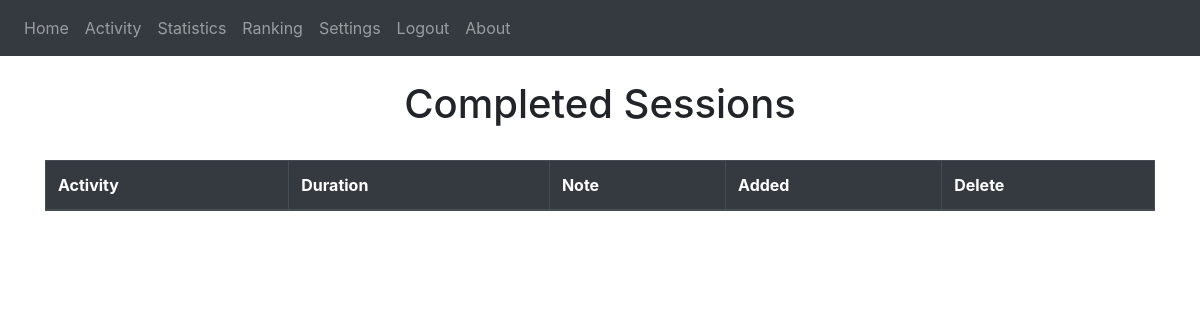
The app's page /activity (signed in), older data.
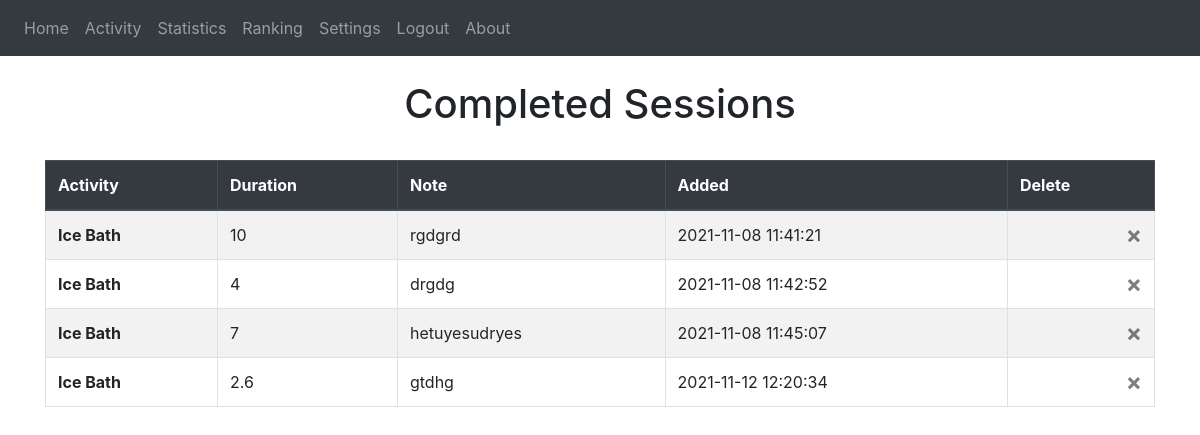
The same page, newer data.
### website/models.py (models this page shows)
class Note(db.Model):
    id = db.Column(db.Integer, primary_key=True)
    data = db.Column(db.String(10000))
    time = db.Column(db.Integer)
    activity = db.Column(db.String(1000))
    date = db.Column(db.DateTime(timezone=True), default=func.now())
    user_id = db.Column(db.Integer, db.ForeignKey('user.id'))

### website/auth.py (the view)
@auth.route('/activity')
@login_required
def activity():
    return render_template('activity.html', user=current_user)

### website/__init__.py (called while the page is built)
def create_app():
    app = Flask(__name__)
    app.config['SECRET_KEY'] = 'jhdsgf dshjgfj'
    app.config['SQLALCHEMY_DATABASE_URI'] = f'sqlite:///{DB_NAME}'
    app.config['SQLALCHEMY_TRACK_MODIFICATIONS'] = False
    db.init_app(app)
    from .views import views
    from .auth import auth
    app.register_blueprint(views, url_prefix='/')
    app.register_blueprint(auth, url_prefix='/')
    from .models import User
    from .models import Note
    create_database(app)
    login_manager = LoginManager()
    login_manager.login_view = 'auth.login'
    login_manager.init_app(app)
    @login_manager.user_loader
    def load_user(id):
        return User.query.get(int(id))
    return app

### website/templates/activity.html
{% extends "base.html" %} {% block title %}Activity{% endblock %}
{% block content %}
<br />
<h1 align="center">Completed Sessions</h1>
<br />
<table class="table table-striped table-bordered">
  <thead class="thead-dark">
    <tr>
      <th scope="col">Activity</th>
      <th scope="col">Duration</th>
      <th scope="col">Note</th>
      <th scope="col">Added</th>
        <th scope="col">Delete</th>
    </tr>
  </thead>
  <tbody>
  {% for note in user.notes %}
    <tr>
      <th scope="row">{{note.activity}}</th>
      <td>{{note.time}}</td>
      <td>{{note.data}}</td>
      <td>{{note.date}}</td>
        <td>
            <button type="button" class="close" onclick="deleteNote({{ note.id }})">
                <span aria-hidden="true">&times</span>
            </button>
        </td>
    </tr>
  {% endfor %}
  </tbody>
</table>
{% endblock %}

### website/templates/base.html (shortened to what this page needs)
<!DOCTYPE html>
<html lang="en">
<head>
    <link
      rel="stylesheet"
      href="https://stackpath.bootstrapcdn.com/bootstrap/4.4.1/css/bootstrap.min.css"
    />
    <link
      rel="stylesheet"
      href="https://stackpath.bootstrapcdn.com/font-awesome/4.7.0/css/font-awesome.min.css"
    />
</head>
<body>
    <nav class="navbar navbar-expand-lg navbar-dark bg-dark">
        <div class="collapse navbar-collapse" id="navbar">
            <div class="navbar-nav">
                {% if user.is_authenticated or user.is_anonymous%}
                <a class="nav-item nav-link" id="home" href="/">Home</a>
                <a class="nav-item nav-link" id="activity" href="/activity">Activity</a>
                <a class="nav-item nav-link" id="statistics" href="/statistics">Statistics</a>
                <a class="nav-item nav-link" id="ranking" href="/ranking">Ranking</a>
                <a class="nav-item nav-link" id="settings" href="/settings">Settings</a>
                <a class="nav-item nav-link" id="logout" href="/logout">Logout</a>
                {% else %}
                <a class="nav-item nav-link" id="login" href="/login">Login</a>
                <a class="nav-item nav-link" id="signUp" href="/sign_up">Sign Up</a>
                {% endif %}
                <a class="nav-item nav-link" id="about" href="/about">About</a>
            </div>
        </div>
    </nav>
    <div class="container">
        {% block content %}
        {% endblock %}
    </div>
</body>
</html>

Row changes from the older to the newer data that the page shows:
added Note: activity "Ice Bath", time "10", data "rgdgrd", date "2021-11-08 11:41:21"
added Note: activity "Ice Bath", time "4", data "drgdg", date "2021-11-08 11:42:52"
added Note: activity "Ice Bath", time "7", data "hetuyesudryes", date "2021-11-08 11:45:07"
added Note: activity "Ice Bath", time "2.6", data "gtdhg", date "2021-11-12 12:20:34"
